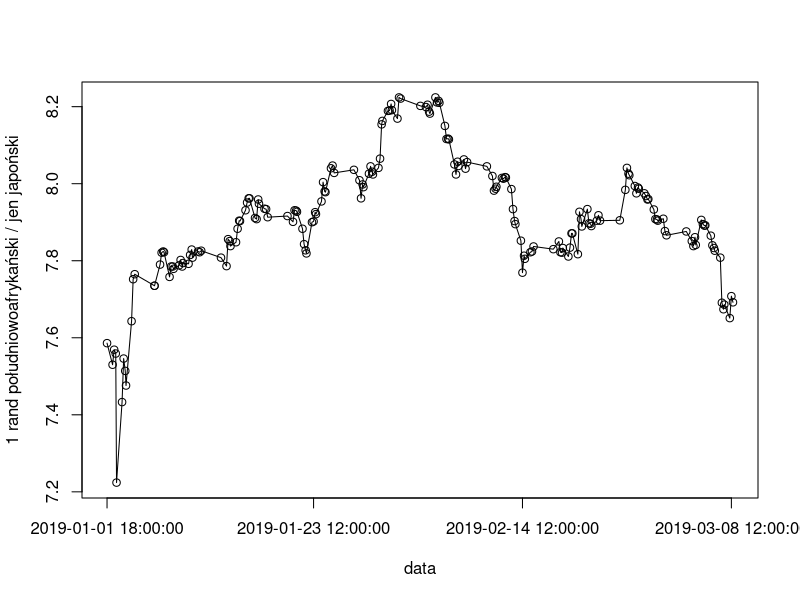
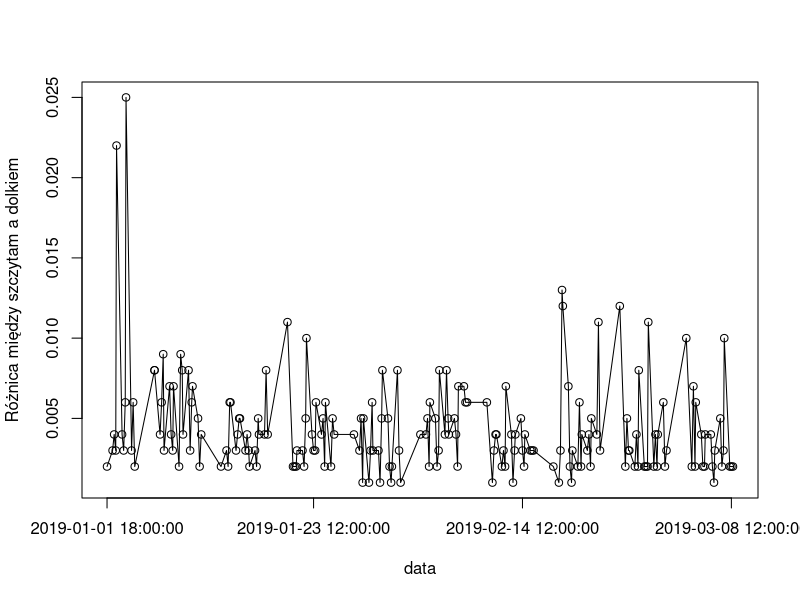

R code for these plots, in order:
## ---- chunk 1
knitr::opts_chunk$set(echo = TRUE)
## ---- chunk 2
library(readxl)
DANE <- read_excel("Dane.xlsx")
DANE$SZCZYT <- as.numeric(DANE$SZCZYT)
DANE$DOLEK <- as.numeric(DANE$DOLEK)
## ---- chunk 3
plot(
  DANE$DATA,
  DANE$OTWARCJE,
  type = "o",
  xaxt = "n",
  xlab = "data",
  ylab = "1 rand południowoafrykański / jen japoński"
)
etykiety <-
  DANE$DATA[seq(1, length(DANE$DATA) - 1, length.out = 4)]
axis(1, etykiety, as.character(etykiety))
## ---- chunk 4
plot(
  DANE$DATA,
  DANE$SZCZYT - DANE$DOLEK,
  type = "o",
  xaxt = "n",
  xlab = "data",
  ylab = "Różnica między szczytam a dolkiem"
)
etykiety1 <-
  DANE$DATA[seq(1, length(DANE$DATA) - 1, length.out = 4)]

axis(1, etykiety1, as.character(etykiety1))
